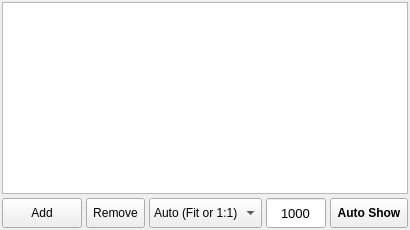
         <widget class="QWidget" name="tabPictures2">
          <attribute name="title">
           <string>Pictures 2</string>
          </attribute>
          <layout class="QGridLayout" name="gridLayout_4">
           <property name="leftMargin">
            <number>2</number>
           </property>
           <property name="topMargin">
            <number>2</number>
           </property>
           <property name="rightMargin">
            <number>2</number>
           </property>
           <property name="bottomMargin">
            <number>2</number>
           </property>
           <property name="spacing">
            <number>4</number>
           </property>
           <item row="0" column="0">
            <widget class="QListWidget" name="lwPictures2">
             <property name="iconSize">
              <size>
               <width>128</width>
               <height>128</height>
              </size>
             </property>
             <property name="verticalScrollMode">
              <enum>QAbstractItemView::ScrollPerPixel</enum>
             </property>
             <property name="horizontalScrollMode">
              <enum>QAbstractItemView::ScrollPerPixel</enum>
             </property>
             <property name="resizeMode">
              <enum>QListView::Adjust</enum>
             </property>
             <property name="viewMode">
              <enum>QListView::IconMode</enum>
             </property>
             <property name="wordWrap">
              <bool>true</bool>
             </property>
             <property name="selectionRectVisible">
              <bool>false</bool>
             </property>
            </widget>
           </item>
           <item row="1" column="0">
            <widget class="QFrame" name="framePictures2">
             <property name="minimumSize">
              <size>
               <width>270</width>
               <height>30</height>
              </size>
             </property>
             <property name="maximumSize">
              <size>
               <width>16777215</width>
               <height>30</height>
              </size>
             </property>
             <property name="frameShape">
              <enum>QFrame::NoFrame</enum>
             </property>
             <layout class="QHBoxLayout" name="horizontalLayout_3">
              <property name="spacing">
               <number>4</number>
              </property>
              <property name="leftMargin">
               <number>0</number>
              </property>
              <property name="topMargin">
               <number>0</number>
              </property>
              <property name="rightMargin">
               <number>0</number>
              </property>
              <property name="bottomMargin">
               <number>0</number>
              </property>
              <item>
               <widget class="QPushButton" name="btnTabPictures2Add">
                <property name="sizePolicy">
                 <sizepolicy hsizetype="Maximum" vsizetype="Preferred">
                  <horstretch>0</horstretch>
                  <verstretch>0</verstretch>
                 </sizepolicy>
                </property>
                <property name="text">
                 <string>Add</string>
                </property>
               </widget>
              </item>
              <item>
               <widget class="QToolButton" name="btnTabPictures2Remove">
                <property name="sizePolicy">
                 <sizepolicy hsizetype="Maximum" vsizetype="Preferred">
                  <horstretch>0</horstretch>
                  <verstretch>0</verstretch>
                 </sizepolicy>
                </property>
                <property name="minimumSize">
                 <size>
                  <width>0</width>
                  <height>0</height>
                 </size>
                </property>
                <property name="text">
                 <string>Remove</string>
                </property>
               </widget>
              </item>
              <item>
               <widget class="QComboBox" name="cbTabPictures2Position">
                <property name="sizePolicy">
                 <sizepolicy hsizetype="Preferred" vsizetype="Preferred">
                  <horstretch>0</horstretch>
                  <verstretch>0</verstretch>
                 </sizepolicy>
                </property>
                <item>
                 <property name="text">
                  <string>Auto (Fit or 1:1)</string>
                 </property>
                </item>
                <item>
                 <property name="text">
                  <string>Fit</string>
                 </property>
                </item>
                <item>
                 <property name="text">
                  <string>Fit Ex</string>
                 </property>
                </item>
                <item>
                 <property name="text">
                  <string>Stretch</string>
                 </property>
                </item>
                <item>
                 <property name="text">
                  <string>1:1</string>
                 </property>
                </item>
               </widget>
              </item>
              <item>
               <widget class="QLineEdit" name="leTabPictures2Interval">
                <property name="sizePolicy">
                 <sizepolicy hsizetype="Preferred" vsizetype="Preferred">
                  <horstretch>0</horstretch>
                  <verstretch>0</verstretch>
                 </sizepolicy>
                </property>
                <property name="maximumSize">
                 <size>
                  <width>60</width>
                  <height>16777215</height>
                 </size>
                </property>
                <property name="font">
                 <font>
                  <pointsize>10</pointsize>
                 </font>
                </property>
                <property name="toolTip">
                 <string>Interval, msec</string>
                </property>
                <property name="text">
                 <string notr="true">1000</string>
                </property>
                <property name="alignment">
                 <set>Qt::AlignCenter</set>
                </property>
               </widget>
              </item>
              <item>
               <widget class="QToolButton" name="btnTabPictures2Auto">
                <property name="sizePolicy">
                 <sizepolicy hsizetype="Preferred" vsizetype="Preferred">
                  <horstretch>0</horstretch>
                  <verstretch>0</verstretch>
                 </sizepolicy>
                </property>
                <property name="minimumSize">
                 <size>
                  <width>0</width>
                  <height>0</height>
                 </size>
                </property>
                <property name="font">
                 <font>
                  <weight>75</weight>
                  <bold>true</bold>
                 </font>
                </property>
                <property name="text">
                 <string>Auto Show</string>
                </property>
                <property name="checkable">
                 <bool>true</bool>
                </property>
               </widget>
              </item>
             </layout>
            </widget>
           </item>
          </layout>
         </widget>
